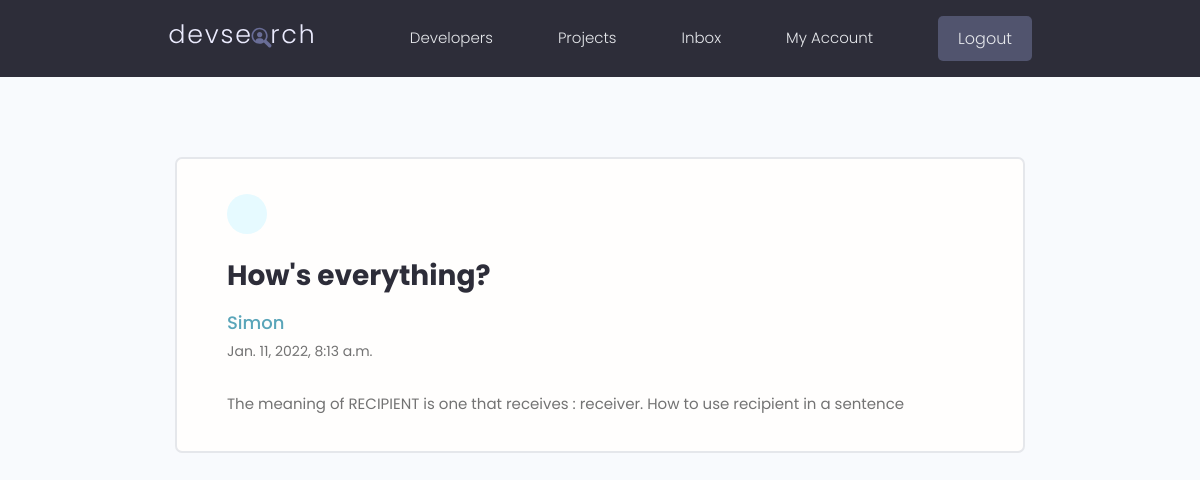
/view-message/6770b553-e128-4665-8582-22700f32029c (signed in), run on the app's committed database.
### users/models.py (models this page shows, shortened)
class Message(models.Model):
    sender = models.ForeignKey(
        Profile, on_delete=models.SET_NULL, null=True, blank=True)
    recipient = models.ForeignKey(
        Profile, on_delete=models.SET_NULL, null=True, blank=True, related_name="messages")
    name = models.CharField(max_length=200, null=True, blank=True)
    email = models.EmailField(max_length=200, null=True, blank=True)
    subject = models.CharField(max_length=500, null=True, blank=True)
    body = models.TextField()
    is_read = models.BooleanField(default=False, null=True)
    created = models.DateTimeField(auto_now_add=True)
    id = models.UUIDField(default=uuid.uuid4, unique=True, primary_key=True, editable=False)
    class Meta:
        ordering = ['is_read', '-created']

### users/views.py (the view)
# urls.py: path('view-message/<str:pk>', views.viewMessage, name="view-message"),
@login_required(login_url="login")
def viewMessage(request, pk):
    profile = request.user.profile
    message = profile.messages.get(id=pk)
    if message.is_read == False:
        message.is_read = True
        message.save()
    context = {"message":message}
    return render(request, "users/message.html", context)

### users/templates/users/message.html (shortened to what this page needs)
{% extends 'main.html' %}
{% block content %}
<main class="messagePage my-xl">
    <div class="content-box">
        <div class="message">
            <a class="backButton" href="{% url 'inbox' %}"></a>
            <h2 class="message__subject">{{ message.subject }}</h4>
                {% if message.sender %}
                    <a href="{% url 'profile' message.sender.id %}" class="message__author">{{ message.name }}</a>
                {% else %}
                    <h6>{{ message.name }}</h6>
                {% endif %}
                <p class="message__date">{{ message.created }}</p>
                <div class="message__body">
                   {{ message.body|linebreaksbr }}
                </div>
        </div>
    </div>
</main>
{% endblock %}

### static/styles/app.css (style rules this page uses)
:root { --color-sub: #2d2d39; }
.content-box { width: 95%; max-width: 85rem; margin: 0 auto; }
.message { padding: 2.5rem 0; }
.message > a { display: flex; gap: 1rem; }
.message__author, .message__date { flex-basis: 25%; }
.message__subject { flex-basis: 50%; }
.message__date { text-align: right; }
.messagePage .message { list-style: none; background: var(--color-white); padding: 3.5rem 5rem; border: 2px solid var(--color-light); border-radius: 0.7rem; }
.messagePage .message__subject { font-size: 2.8rem; color: var(--color-sub); margin-bottom: 1rem; margin-top: 2rem; }
.messagePage .message__author { font-size: 1.8rem; font-weight: 500; }
.messagePage .message__date { font-size: 1.4rem; font-weight: 400; text-align: left; margin-bottom: 3rem; }
.backButton { background: var(--color-main-light); color: var(--color-main); width: 4rem; height: 4rem; display: flex; align-items: center; justify-content: center; border-radius: 50%; }

### static/uikit/styles/modules/_variables.css (style rules this page uses)
:root { --color-main: #5aa5b9; --color-main-light: #e6faff; --color-sub: #3f4156; --color-sub-light: #51546e; --color-sub-lighter: #ededfd; --color-text: #737373; --color-gray: #8b8b8b; --color-light: #e5e7eb; --color-light-gray: #767676; --color-bg: #f8fafd; --color-white: #fffefd; --color-white-light: #f3f3f3; --color-success: #359e64; --color-success-bg: #def8e8; --color-error: #fc4b0b; --color-error-bg: #fff2ee; --font-base: 'Poppins', arial, helvetica, 'Segoe UI', roboto, ubuntu, sans-serif; --font-monospace: 'Fira Code', 'Courier New', courier, monospace; --font-regular: 300; --font-medium: 500; --font-bold: 700; --generic-shadow: 1px 1px 5px #00000010; --generic-transition: all 0.3s ease-in-out; }

### static/uikit/styles/modules/_base.css (style rules this page uses)
* { margin: 0; padding: 0; box-sizing: border-box; text-rendering: optimizeLegibility; color: inherit; font-size: inherit; }
html { font-size: 50%; }
@media only screen and (min-width: 480px) { html { font-size: 56.25%; } }
@media only screen and (min-width: 1200px) { html { font-size: 62.5%; } }
body { line-height: 1.6; font-weight: 400; font-size: 1.5rem; color: var(--color-text); background-color: var(--color-bg); min-height: 100vh; }

### static/uikit/styles/modules/_typography.css (style rules this page uses)
* { font-family: var(--font-base); }
h2 { font-size: 3.6rem; font-weight: var(--font-bold); }
p, span, strong { font-size: 1.6rem; color: var(--color-text); font-weight: var(--font-regular); }
a { padding-bottom: 2px; text-decoration: none; display: inline-block; color: var(--color-main); font-weight: var(--font-medium); }

### static/uikit/styles/modules/_utilities.css (style rules this page uses)
.my-xl { margin: 8rem auto; }

### data on the page
Message: subject "How's everything?", name "Simon", created "Jan. 11, 2022, 8:13 a.m.", body "The meaning of RECIPIENT is one that receives : receiver. How to use recipient in a sentence"
